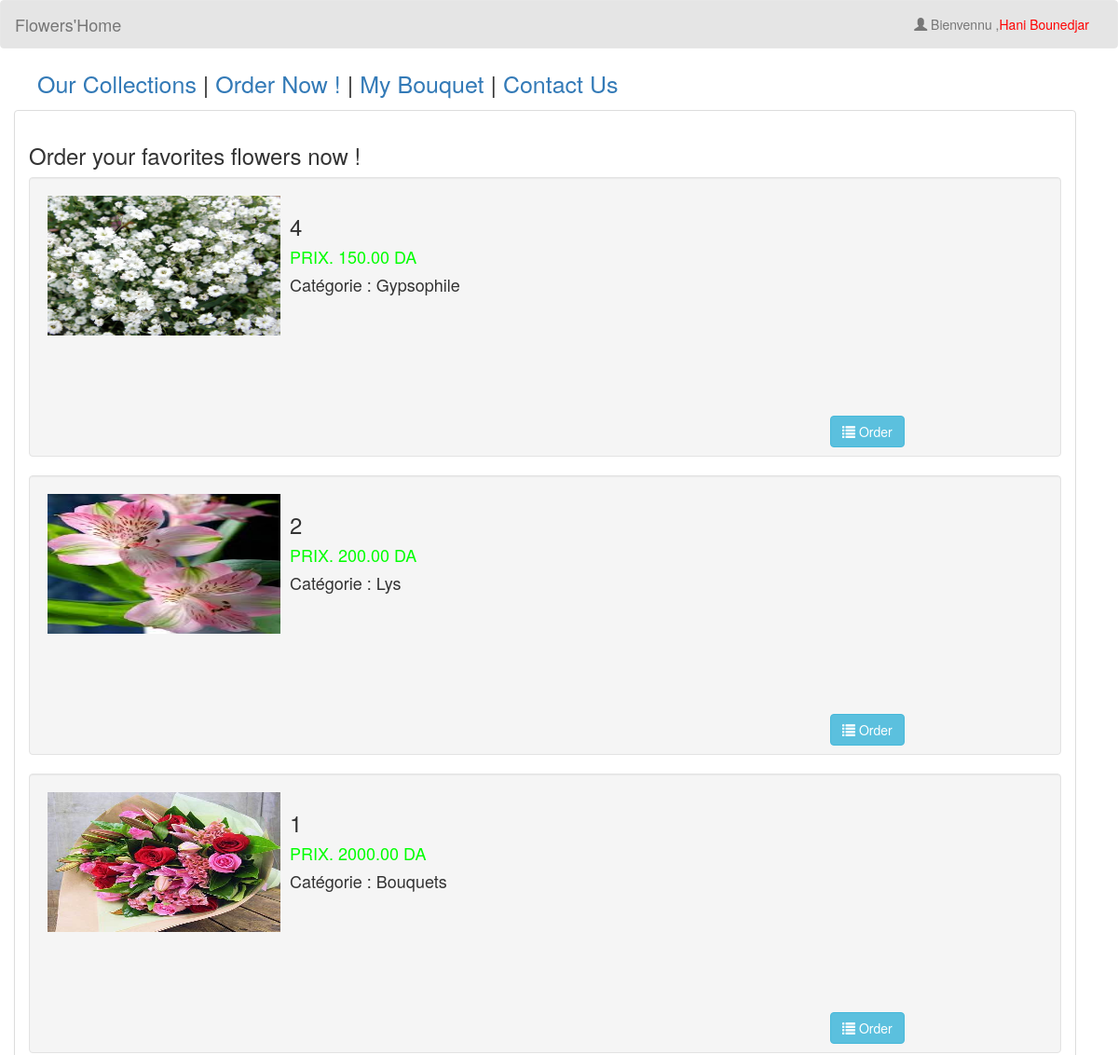
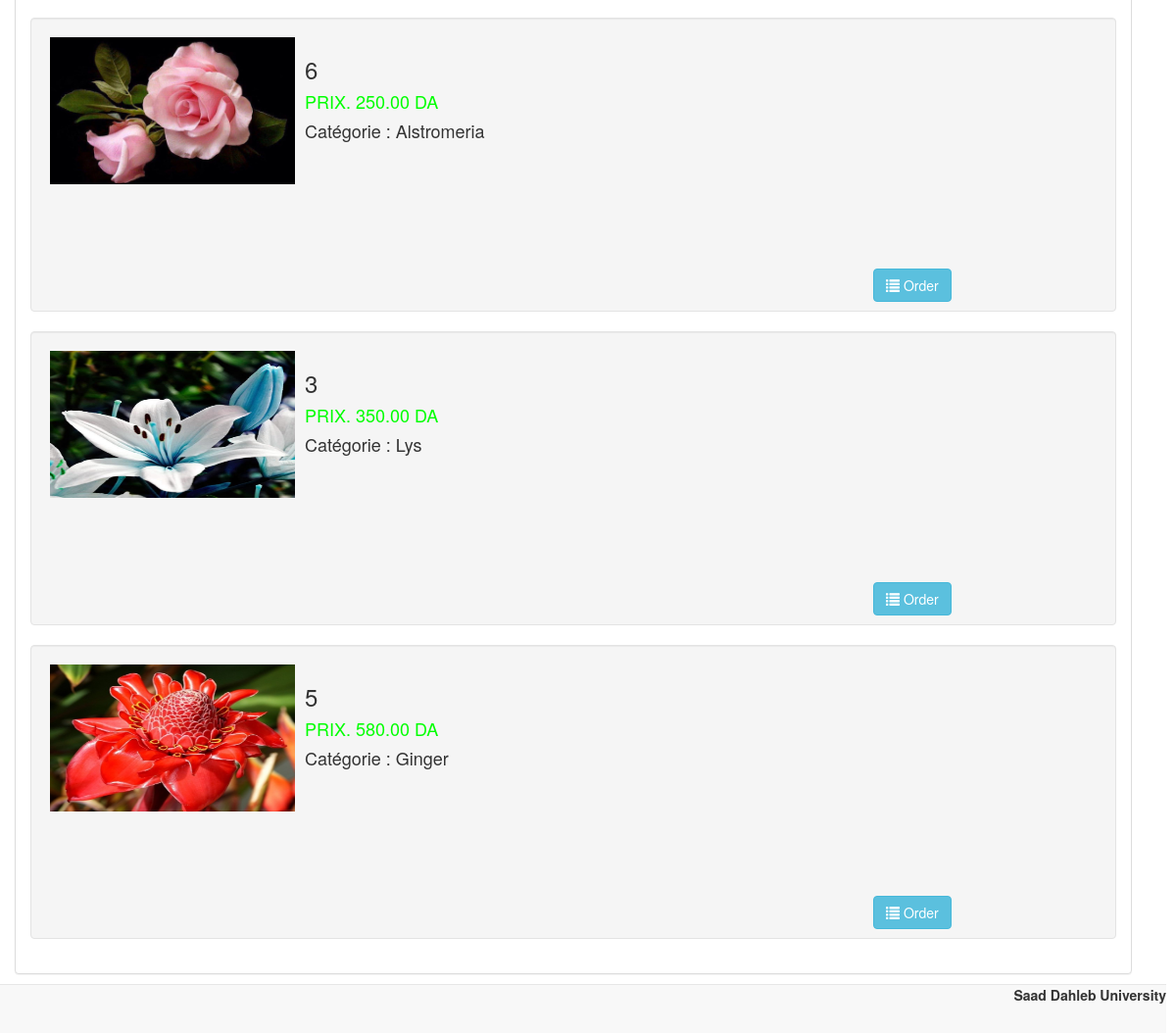
The page /client/cmd.php (signed in) on the database its author committed (2 pictures, top to bottom).
### tables this page shows
CREATE TABLE `client` (
  `client_id` int(11) NOT NULL,
  `name` varchar(30) NOT NULL,
  `username` varchar(24) NOT NULL,
  `password` varchar(24) NOT NULL
);

CREATE TABLE `room` (
  `room_id` int(11) NOT NULL,
  `room_type` varchar(50) NOT NULL,
  `cat` varchar(50) NOT NULL,
  `price` varchar(11) NOT NULL,
  `photo` varchar(100) NOT NULL
);

### client/name.php (called while the page is built, shortened)
<?php
	require 'connect.php';
	$query = $conn->query("SELECT * FROM `client` WHERE `client_id` = '$_SESSION[client_id]'") or die(mysqli_error());
	$fetch = $query->fetch_array();
	$name = $fetch['name'];
?>

### client/cmd.php (the view, shortened to what this page needs)
<!DOCTYPE html>
<?php
	require 'name.php';
?>
<html lang = "en">
	<head>
		<link rel = "stylesheet" type = "text/css" href = "../css/bootstrap.css " />
		<link rel = "stylesheet" type = "text/css" href = "../css/style.css" />
	</head>
<body>
	<nav style = "background-color:rgba(0, 0, 0, 0.1);" class = "navbar navbar-default">
		<div  class = "container-fluid">
			<div class = "navbar-header">
				<a class = "navbar-brand" >Flowers'Home</a>
			</div>
			<ul class = "nav navbar-nav pull-right ">
				<li class = "dropdown">
					<a class="dropdown-toggle" data-toggle="dropdown" role="button" aria-haspopup="true" aria-expanded="false"><i  class = "glyphicon glyphicon-user"></i> Bienvennu ,<h style = "color:#ff0000;"><?php echo $name;?></h></a>
				</li>
			</ul>
		</div>
	</nav>
	<ul id = "menu">
		<li><a href = "gal.php">Our Collections</a></li> |
		<li><a href = "cmd.php">Order Now ! </a></li> |
		<li><a href = "panier.php">My Bouquet</a></li> |
		<li><a href = "contactus.php">Contact Us</a></li>
	</ul>
	<div style = "margin-left:0;" class = "container">
		<div class = "panel panel-default">
			<div class = "panel-body">
				<strong><h3>Order your favorites flowers now !</h3></strong>
				<?php
					$query = $conn->query("SELECT * FROM `room` ORDER BY `price` ASC") or die(mysql_error());
					while($fetch = $query->fetch_array()){
				?>
					<div class = "well" style = "height:300px; width:100%;">
						<div style = "float:left;">
							<img src = "../photo/<?php echo $fetch['photo']?>" height = "150" width = "250"/>
						</div>
						<div style = "float:left; margin-left:10px;">
							<h3><?php echo $fetch['room_type']?></h3>
							<h4 style = "color:#00ff00;"><?php echo "PRIX. ".$fetch['price'].".00"?> DA</h4>
							<h4><?php  echo "Catégorie : ".$fetch['cat']?></h4>
							<br /><br /><br /><br /><br /><br />
							<a style = "margin-left:580px;" href = "add_reserve.php?room_id=<?php echo $fetch['room_id']?>" class = "btn btn-info"><i class = "glyphicon glyphicon-list"></i> Order</a>
								</div>
					</div>
				<?php
					}
				?>
			</div>
		</div>
	</div>
	<br />
	<br />
	<div style = "text-align:right; margin-right:10px;" class = "navbar navbar-default navbar-fixed-bottom">
		<label>Saad Dahleb University</label>
	</div>
</body>
</html>

### css/style.css (style rules this page uses)
#menu { list-style-type:none; font-size:25px; }
#menu li { display: inline-grid; }

### rows shown on the page
client: name "Hani Bounedjar"
room: photo (picture), room_type "4", price "150", cat "Gypsophile"
room: photo (picture), room_type "2", price "200", cat "Lys"
room: photo (picture), room_type "1", price "2000", cat "Bouquets"
room: photo (picture), room_type "6", price "250", cat "Alstromeria"
room: photo (picture), room_type "3", price "350", cat "Lys"
room: photo (picture), room_type "5", price "580", cat "Ginger"
